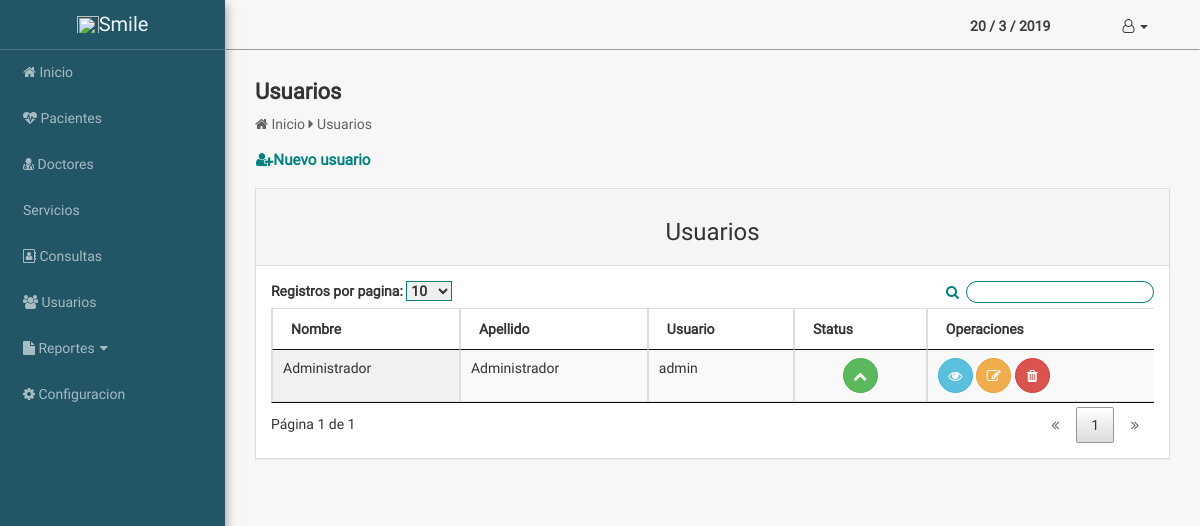
/php/usuarios.php (signed in), run on the app's committed database.
### tables this page shows
CREATE TABLE `usuarios` (
  `id_usuario` int(11) NOT NULL,
  `nombre` varchar(60) NOT NULL,
  `apellido` varchar(60) NOT NULL,
  `sexo` enum('Masculino','Femenino','Indefinido') NOT NULL,
  `correo` varchar(50) NOT NULL,
  `usuario` varchar(20) NOT NULL,
  `password` varchar(60) NOT NULL,
  `pregunta_secreta` varchar(50) NOT NULL,
  `respuesta_secreta` varchar(50) NOT NULL,
  `status` enum('Activo','Inactivo') NOT NULL
);

### php/usuarios.php (the view, shortened to what this page needs)
<?php
require_once("header.php");
 ?>
<div class="page-content">
    <div class="container-fluid">
           <div class="bread-content">
        <div class="container">
            <h4>Usuarios</h4>
            <span class="breadcoumb"><i class="fa fa-home"></i> Inicio <i class="fa fa-caret-right"></i>  Usuarios
        </div>
    </div>
        <div class="row">
        	<div class="col-xs-12 col-xs-offset-">
                 <?php
                    require_once("../config/conexion.php");
                    $sql="SELECT * FROM usuarios WHERE status='Activo'";
                    $result=$con->query($sql);
                    $user=mysqli_num_rows($result);
                    if($user>0){
                     ?>
        		<a title="Agregar usuario" href="nuevousuario.php" class="btn btn-lca nuevo"><span class="fa fa-user-plus"></span>Nuevo usuario</a>
            <div class="panel panel-default" style="">
                <div class="panel-heading">
                    <center>
                        <h3 style="">Usuarios</h3>
                    </center>
                </div>
                <div class="panel-body">
                    <div class="table-responsive">
                        <table id="tabla" class="table display">
                            <thead>
                                <th>Nombre</th>
                                <th>Apellido</th>
                                <th>Usuario</th>
                                <th>Status</th>
                                <th>Operaciones</th>
                            </thead>
                            <tbody>
                                <?php while($row=mysqli_fetch_array($result)){ ?>
                                <tr>
                                    <td>
                                        <?php echo $row['nombre']; ?>
                                    </td>
                                    <td>
                                        <?php echo $row['apellido']; ?>
                                    </td>
                                    <td>
                                        <?php echo $row['usuario']; ?>
                                    </td>
                                     <td><center><?php if($row['status']==='Activo'){ ?><button style="" title="Activo" type="button" class="btn btn-success" ><i class="fa fa-chevron-up"></i></button>
                                <?php }else{ ?>
                                    <button type="button" title="inactivo" class="btn btn-danger" ><i class="fa fa-chevron-down"></i></button><?php } ?>
                                    </center></td>
                                    <td>
                                        <a href="#" title="Ver datos del usuario" onclick="verusuario('<?php echo $row['nombre']; ?>','<?php echo $row['apellido']; ?>','<?php echo $row['sexo']; ?>','<?php echo $row['usuario']; ?>','<?php echo $row['correo']; ?>','<?php echo $row['pregunta_secreta']; ?>');" data-target="#verusuario" class="btn btn-info" data-toggle="modal"><i class="fa fa-eye"></i></a>
                                        <a href="editarusuario.php?id=<?php echo $row['id_usuario']; ?>"  title="Editar usuario" class="btn btn-warning"><i class="fa fa-pencil-square-o"></i></a>
                                        <a title="Eliminar usuario" href="javascript:eliminar_usuario('<?php echo $row['id_usuario']; ?>');" class="btn btn-danger"><span class="fa fa-trash"></span></a></td>
                                </tr>
                                <?php } ?>
                            </tbody>
                        </table>
                    </div>
                </div>
            </div>
            <?php } ?>
        </div>
    </div>
</div>
</div>
<?php require_once("footer.php"); ?>

### public/css/umi.css (style rules this page uses)
* { margin: 0; padding: 0; -webkit-box-sizing: border-box; -moz-box-sizing: border-box; box-sizing: border-box; text-decoration: none; }
body { font-family: Roboto,sans-serif,serif; background-color: rgba(240,240,240,.5); }
h1,h2,h3,h4,h5,h6 { font-family: Roboto,sans-serif,serif; }
#wrapper .page-wrapper .row { margin: auto; width: 100%; }
.page-content { width: 100%; margin-top: -50px; position: relative; -webkit-box-sizing: border-box; -moz-box-sizing: border-box; box-sizing: border-box; overflow: hidden; }
.page-content .container-fluid>.row { width: 100%; padding-bottom: 20px; }
.bread-content h4 { font-size: 22px; font-weight: bold; }
.bread-content .breadcoumb { font-size: 14px; color: rgba(60,60,60,.8); }
.panel-heading { text-align: center; }
.panel { border-radius: 0px; }
@media screen and (min-width:769px) { .page-content { width: 100%; margin: auto; } }
.btn-lca { color: teal; font-weight: bold; padding: 0; font-size: 15.2px; background-color: transparent; }
.nuevo { margin-bottom: 15px; margin-top: 15px; }
.table .btn { border-radius: 50%; width: 2.5em; height: 2.5em; display: inline-flex; align-items: center; justify-content: center; }
.panel-heading { background: #256; }

### data on the page
usuarios: nombre "Administrador", apellido "Administrador", usuario "admin", status "Activo" (drawn)
